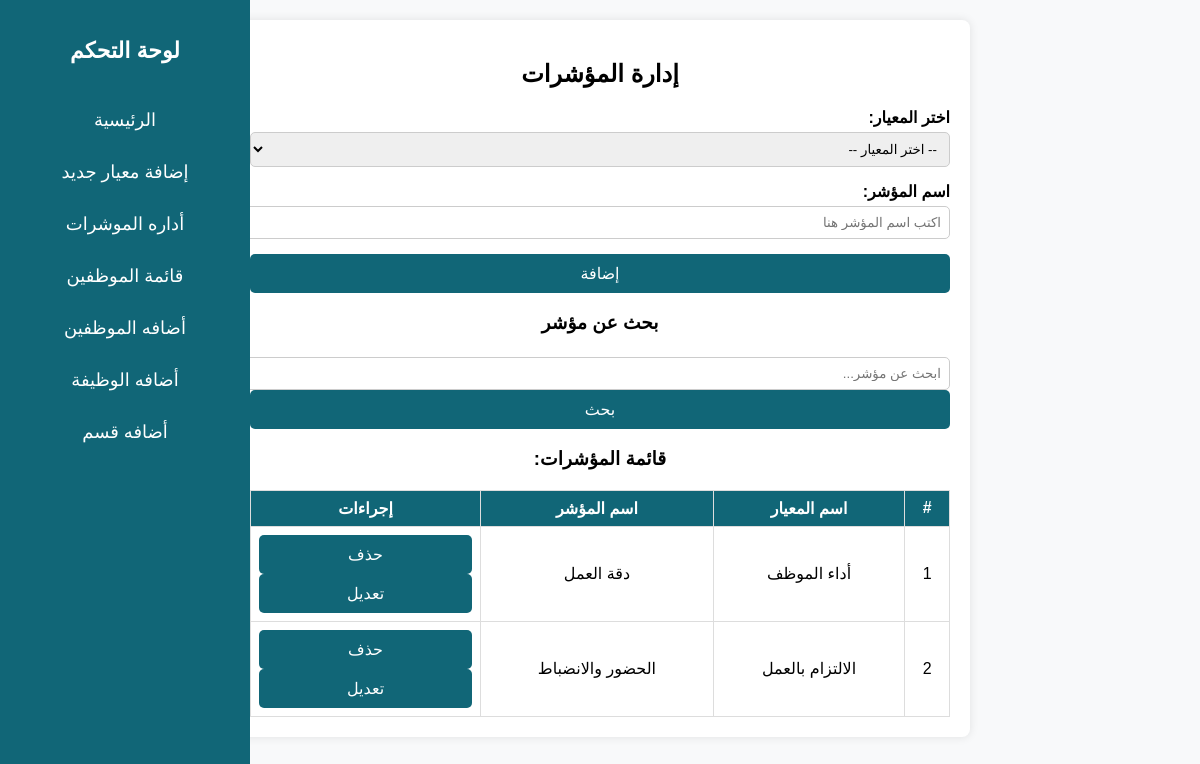
/pages/dashboard/add-indicators.php, run on an earlier commit of the app's database.
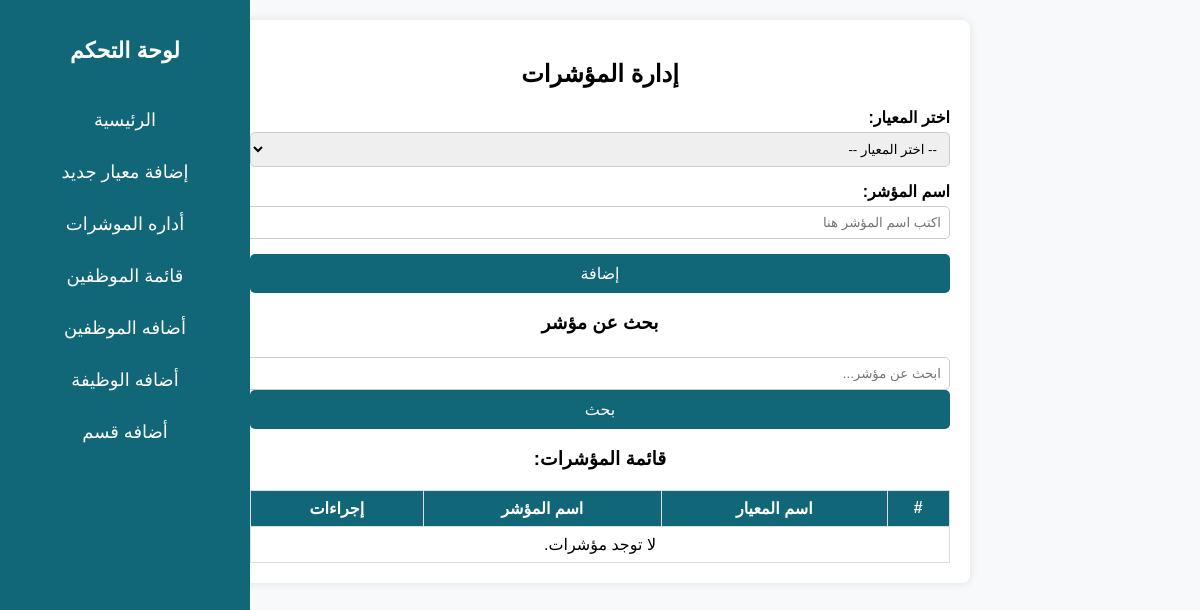
And on a later commit of the database.
### tables this page shows
CREATE TABLE `pointers` (
  `id` int(11) NOT NULL,
  `name` varchar(255) NOT NULL,
  `criteria_id` int(11) NOT NULL
);

CREATE TABLE `criteria` (
  `id` int(11) NOT NULL,
  `name` varchar(255) NOT NULL
);

### pages/dashboard/add-indicators.php (the view, shortened to what this page needs)
<?php include './layout/sideBar.php'; ?>
<?php
include('../../config/connect.php');
$searchTerm = '';
if (isset($_POST['searchTerm'])) {
    $searchTerm = trim($_POST['searchTerm']);
    $stmt = $con->prepare("SELECT i.*, c.name AS criteria_name FROM pointers i JOIN criteria c ON i.criteria_id = c.id WHERE i.name LIKE :searchTerm");
    $stmt->bindValue(':searchTerm', '%' . $searchTerm . '%');
} else {
    $stmt = $con->query("SELECT i.*, c.name AS criteria_name FROM pointers i JOIN criteria c ON i.criteria_id = c.id");
}
$stmt->execute();
$indicators = $stmt->fetchAll(PDO::FETCH_ASSOC);
?>
<link rel="stylesheet" href="../../style/indicators.css">
<div class="container">
    <h2>إدارة المؤشرات</h2>
    <form method="POST" action="">
        <div class="form-group">
            <label for="criterion">اختر المعيار:</label>
            <select id="criterion" name="criterionId" required>
                <option value="">-- اختر المعيار --</option>
            </select>
        </div>
        <div class="form-group">
            <label for="indicator">اسم المؤشر:</label>
            <input type="text" name="indicatorName" id="indicator" placeholder="اكتب اسم المؤشر هنا" required>
        </div>
        <button type="submit">إضافة</button>
    </form>
    <h3>بحث عن مؤشر</h3>
    <form method="POST" action="">
        <input type="text" name="searchTerm" placeholder="ابحث عن مؤشر..." value="<?php echo htmlspecialchars($searchTerm); ?>">
        <button type="submit">بحث</button>
    </form>
    <h3>قائمة المؤشرات:</h3>
    <table>
        <thead>
            <tr>
                <th>#</th>
                <th>اسم المعيار</th>
                <th>اسم المؤشر</th>
                <th>إجراءات</th>
            </tr>
        </thead>
        <tbody id="indicatorsTable">
            <?php
            if ($indicators) {
                $index = 1;
                foreach ($indicators as $indicator) {
                    echo "<tr>
                            <td>{$index}</td>
                            <td>{$indicator['criteria_name']}</td>
                            <td>{$indicator['name']}</td>
                            <td>
                                <form method='POST' action='' style='display:inline;'>
                                    <input type='hidden' name='deleteIndicatorId' value='{$indicator['id']}'>
                                    <button type='submit' onclick='return confirm(\"هل أنت متأكد من حذف هذا المؤشر؟\");'>حذف</button>
                                </form>
                                <form method='GET' action='edit-indicator.php' style='display:inline;'>
                                    <input type='hidden' name='id' value='{$indicator['id']}'>
                                    <button type='submit'>تعديل</button>
                                </form>
                            </td>
                          </tr>";
                    $index++;
                }
            } else {
                echo "<tr><td colspan='4'>لا توجد مؤشرات.</td></tr>";
            }
            ?>
        </tbody>
    </table>
</div>
</body>
</html>

### pages/dashboard/layout/sideBar.php (shortened to what this page needs)
<!DOCTYPE html>
<html lang="ar">
<head>
    <link rel="stylesheet" href="../../style/addCriteria.css">
    <link rel="stylesheet" href="../../style/sidbar.css">
</head>
<body>
    <div class="sidebar">
        <h2>لوحة التحكم</h2>
        <ul>
            <li><a href="../"> الرئيسية</a></li>
            <li><a href="/Project-php-simple-report-emp/pages/dashboard/add-criteria.php"> إضافة معيار جديد</a></li>
            <li><a href="/Project-php-simple-report-emp/pages/dashboard/add-indicators.php"> أداره الموشرات</a></li>
            <li><a href="/Project-php-simple-report-emp/pages/dashboard/show-emp.php"> قائمة الموظفين</a></li>
            <li><a href="/Project-php-simple-report-emp/pages/dashboard/add-emp.php"> أضافه الموظفين</a></li>
            <li><a href="/Project-php-simple-report-emp/pages/dashboard/add-jop.php"> أضافه الوظيفة</a></li>
            <li><a href="/Project-php-simple-report-emp/pages/dashboard/add-category.php"> أضافه قسم </a></li>
        </ul>
    </div>

### style/addCriteria.css (style rules this page uses)
body { font-family: Arial, sans-serif; background-color: #f8f9fa; direction: rtl; text-align: right; padding: 20px; }
.container { background: white; padding: 20px; width: 600px; margin: auto; border-radius: 8px; box-shadow: 0 0 10px rgba(0, 0, 0, 0.1); }
h3 { text-align: center; }
.form-group { margin-bottom: 15px; }
input { width: 100%; padding: 8px; border: 1px solid #ddd; border-radius: 5px; margin-top: 5px; }
button { width: 100%; background-color: #007bff; color: white; padding: 10px; border: none; border-radius: 5px; cursor: pointer; font-size: 16px; }
table { width: 100%; border-collapse: collapse; margin-top: 15px; }
th, td { border: 1px solid #ddd; padding: 8px; text-align: center; }
th { background-color: #f1f1f1; }

### style/sidbar.css (style rules this page uses)
body { margin: 0; font-family: Arial, sans-serif; display: flex; direction: rtl; }
.sidebar { width: 250px; height: 100vh; background-color: #116677; color: white; padding-top: 20px; position: fixed; top: 0; left: 0; text-align: center; }
.sidebar h2 { margin-bottom: 30px; font-size: 22px; }
.sidebar ul { list-style: none; padding: 0; }
.sidebar ul li { padding: 15px; }
.sidebar ul li a { color: white; text-decoration: none; display: block; font-size: 18px; transition: 0.3s; }

### style/indicators.css (style rules this page uses)
body { font-family: Arial, sans-serif; direction: rtl; text-align: right; background-color: #f8f9fa; margin: 0; padding: 20px; }
.container { width: 700px; margin: auto; background: white; padding: 20px; border-radius: 8px; box-shadow: 0 0 10px rgba(0, 0, 0, 0.1); }
h2, h3 { text-align: center; }
.form-group { margin-bottom: 15px; }
label { font-weight: bold; display: block; }
select, input { width: 100%; padding: 8px; margin-top: 5px; border: 1px solid #ccc; border-radius: 5px; }
button { width: 100%; padding: 10px; background: #116677; color: white; border: none; border-radius: 5px; cursor: pointer; font-size: 16px; }
table { width: 100%; border-collapse: collapse; margin-top: 20px; }
th, td { border: 1px solid #ddd; padding: 8px; text-align: center; }
th { background: #116677; color: white; }

What changed in the data, as far as the page shows it:
removed pointers: criteria.name "أداء الموظف", name "دقة العمل"
removed pointers: criteria.name "الالتزام بالعمل", name "الحضور والانضباط"
Also different on the page:
text now shown: "لا توجد مؤشرات."
